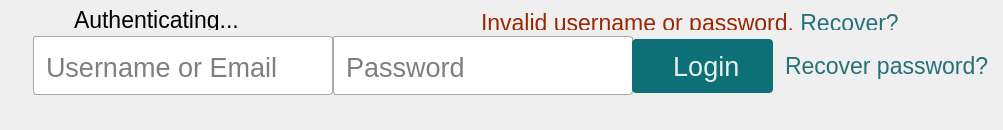
<?xml version="1.0" encoding="UTF-8"?>
<ui version="4.0">
 <class>LoginDialog</class>
 <widget class="QDialog" name="LoginDialog">
  <property name="geometry">
   <rect>
    <x>0</x>
    <y>0</y>
    <width>1003</width>
    <height>130</height>
   </rect>
  </property>
  <property name="minimumSize">
   <size>
    <width>0</width>
    <height>130</height>
   </size>
  </property>
  <property name="windowTitle">
   <string>Dialog</string>
  </property>
  <property name="styleSheet">
   <string notr="true">font-family: Helvetica, Arial, sans-serif;</string>
  </property>
  <layout class="QVBoxLayout" name="verticalLayout">
   <property name="spacing">
    <number>0</number>
   </property>
   <property name="leftMargin">
    <number>0</number>
   </property>
   <property name="topMargin">
    <number>0</number>
   </property>
   <property name="rightMargin">
    <number>0</number>
   </property>
   <property name="bottomMargin">
    <number>0</number>
   </property>
   <item>
    <widget class="QWidget" name="statusArea" native="true">
     <property name="sizePolicy">
      <sizepolicy hsizetype="Preferred" vsizetype="Fixed">
       <horstretch>0</horstretch>
       <verstretch>0</verstretch>
      </sizepolicy>
     </property>
     <property name="minimumSize">
      <size>
       <width>0</width>
       <height>30</height>
      </size>
     </property>
     <layout class="QHBoxLayout" name="horizontalLayout">
      <property name="spacing">
       <number>5</number>
      </property>
      <property name="leftMargin">
       <number>0</number>
      </property>
      <property name="topMargin">
       <number>10</number>
      </property>
      <property name="rightMargin">
       <number>10</number>
      </property>
      <property name="bottomMargin">
       <number>0</number>
      </property>
      <item>
       <spacer name="horizontalSpacer_3">
        <property name="orientation">
         <enum>Qt::Horizontal</enum>
        </property>
        <property name="sizeHint" stdset="0">
         <size>
          <width>40</width>
          <height>20</height>
         </size>
        </property>
       </spacer>
      </item>
      <item>
       <widget class="QWidget" name="errorMessages" native="true">
        <property name="minimumSize">
         <size>
          <width>825</width>
          <height>0</height>
         </size>
        </property>
        <layout class="QHBoxLayout" name="horizontalLayout_5">
         <property name="spacing">
          <number>0</number>
         </property>
         <property name="leftMargin">
          <number>0</number>
         </property>
         <property name="topMargin">
          <number>0</number>
         </property>
         <property name="rightMargin">
          <number>0</number>
         </property>
         <property name="bottomMargin">
          <number>0</number>
         </property>
         <item>
          <widget class="QLabel" name="infoLabel">
           <property name="font">
            <font>
             <family>Helvetica,Arial,sans-serif</family>
             <pointsize>17</pointsize>
            </font>
           </property>
           <property name="text">
            <string>Authenticating...</string>
           </property>
          </widget>
         </item>
         <item>
          <widget class="QLabel" name="errorLabel">
           <property name="enabled">
            <bool>true</bool>
           </property>
           <property name="font">
            <font>
             <family>Helvetica,Arial,sans-serif</family>
             <pointsize>17</pointsize>
            </font>
           </property>
           <property name="styleSheet">
            <string notr="true">color: #992800;</string>
           </property>
           <property name="text">
            <string>&lt;style type=&quot;text/css&quot;&gt;
	a { text-decoration: none; color: #267077;}
&lt;/style&gt;
Invalid username or password. &lt;a href=&quot;https://metaverse.highfidelity.io/password/new&quot;&gt;Recover?&lt;/a&gt;</string>
           </property>
           <property name="alignment">
            <set>Qt::AlignLeading|Qt::AlignLeft|Qt::AlignVCenter</set>
           </property>
           <property name="openExternalLinks">
            <bool>true</bool>
           </property>
          </widget>
         </item>
        </layout>
       </widget>
      </item>
      <item>
       <spacer name="horizontalSpacer">
        <property name="orientation">
         <enum>Qt::Horizontal</enum>
        </property>
        <property name="sizeHint" stdset="0">
         <size>
          <width>40</width>
          <height>20</height>
         </size>
        </property>
       </spacer>
      </item>
      <item>
       <widget class="QPushButton" name="closeButton">
        <property name="sizePolicy">
         <sizepolicy hsizetype="Fixed" vsizetype="Fixed">
          <horstretch>0</horstretch>
          <verstretch>0</verstretch>
         </sizepolicy>
        </property>
        <property name="minimumSize">
         <size>
          <width>16</width>
          <height>16</height>
         </size>
        </property>
        <property name="maximumSize">
         <size>
          <width>16</width>
          <height>16</height>
         </size>
        </property>
        <property name="cursor">
         <cursorShape>SplitHCursor</cursorShape>
        </property>
        <property name="styleSheet">
         <string notr="true"/>
        </property>
        <property name="text">
         <string/>
        </property>
        <property name="icon">
         <iconset>
          <normaloff>../resources/images/close.svg</normaloff>../resources/images/close.svg</iconset>
        </property>
        <property name="flat">
         <bool>true</bool>
        </property>
       </widget>
      </item>
     </layout>
    </widget>
   </item>
   <item>
    <widget class="QWidget" name="loginAreaContainer" native="true">
     <property name="enabled">
      <bool>true</bool>
     </property>
     <property name="sizePolicy">
      <sizepolicy hsizetype="Preferred" vsizetype="Fixed">
       <horstretch>0</horstretch>
       <verstretch>0</verstretch>
      </sizepolicy>
     </property>
     <property name="minimumSize">
      <size>
       <width>0</width>
       <height>102</height>
      </size>
     </property>
     <property name="styleSheet">
      <string notr="true"/>
     </property>
     <layout class="QHBoxLayout" name="horizontalLayout_2">
      <property name="spacing">
       <number>0</number>
      </property>
      <property name="leftMargin">
       <number>0</number>
      </property>
      <property name="topMargin">
       <number>0</number>
      </property>
      <property name="rightMargin">
       <number>0</number>
      </property>
      <property name="bottomMargin">
       <number>30</number>
      </property>
      <item>
       <spacer name="spacerLeft">
        <property name="orientation">
         <enum>Qt::Horizontal</enum>
        </property>
        <property name="sizeHint" stdset="0">
         <size>
          <width>40</width>
          <height>20</height>
         </size>
        </property>
       </spacer>
      </item>
      <item>
       <widget class="QWidget" name="logoArea" native="true">
        <layout class="QHBoxLayout" name="horizontalLayout_4">
         <property name="spacing">
          <number>0</number>
         </property>
         <property name="leftMargin">
          <number>0</number>
         </property>
         <property name="topMargin">
          <number>0</number>
         </property>
         <property name="rightMargin">
          <number>12</number>
         </property>
         <property name="bottomMargin">
          <number>0</number>
         </property>
         <item>
          <widget class="QLabel" name="logoLabel">
           <property name="sizePolicy">
            <sizepolicy hsizetype="Fixed" vsizetype="Preferred">
             <horstretch>0</horstretch>
             <verstretch>0</verstretch>
            </sizepolicy>
           </property>
           <property name="minimumSize">
            <size>
             <width>0</width>
             <height>0</height>
            </size>
           </property>
           <property name="text">
            <string/>
           </property>
           <property name="pixmap">
            <pixmap>../resources/images/hifi-logo.png</pixmap>
           </property>
          </widget>
         </item>
        </layout>
       </widget>
      </item>
      <item>
       <widget class="QWidget" name="loginArea" native="true">
        <property name="sizePolicy">
         <sizepolicy hsizetype="Fixed" vsizetype="Fixed">
          <horstretch>0</horstretch>
          <verstretch>0</verstretch>
         </sizepolicy>
        </property>
        <property name="minimumSize">
         <size>
          <width>931</width>
          <height>60</height>
         </size>
        </property>
        <property name="styleSheet">
         <string notr="true">QLineEdit {
	padding: 10px;
border-width: 1px; border-style: solid; border-radius: 3px; border-color: #aaa;
}</string>
        </property>
        <layout class="QHBoxLayout" name="horizontalLayout_3">
         <property name="spacing">
          <number>12</number>
         </property>
         <property name="leftMargin">
          <number>0</number>
         </property>
         <property name="topMargin">
          <number>0</number>
         </property>
         <property name="rightMargin">
          <number>0</number>
         </property>
         <property name="bottomMargin">
          <number>0</number>
         </property>
         <item>
          <widget class="QLineEdit" name="emailLineEdit">
           <property name="sizePolicy">
            <sizepolicy hsizetype="Fixed" vsizetype="Fixed">
             <horstretch>0</horstretch>
             <verstretch>0</verstretch>
            </sizepolicy>
           </property>
           <property name="minimumSize">
            <size>
             <width>300</width>
             <height>54</height>
            </size>
           </property>
           <property name="font">
            <font>
             <family>Helvetica,Arial,sans-serif</family>
             <pointsize>20</pointsize>
            </font>
           </property>
           <property name="styleSheet">
            <string notr="true">padding-top: 14px;</string>
           </property>
           <property name="text">
            <string/>
           </property>
           <property name="placeholderText">
            <string>Username or Email</string>
           </property>
          </widget>
         </item>
         <item>
          <widget class="QLineEdit" name="passwordLineEdit">
           <property name="sizePolicy">
            <sizepolicy hsizetype="Fixed" vsizetype="Fixed">
             <horstretch>0</horstretch>
             <verstretch>0</verstretch>
            </sizepolicy>
           </property>
           <property name="minimumSize">
            <size>
             <width>300</width>
             <height>54</height>
            </size>
           </property>
           <property name="font">
            <font>
             <family>Helvetica,Arial,sans-serif</family>
             <pointsize>20</pointsize>
            </font>
           </property>
           <property name="styleSheet">
            <string notr="true">padding-top: 14px;</string>
           </property>
           <property name="text">
            <string/>
           </property>
           <property name="echoMode">
            <enum>QLineEdit::Password</enum>
           </property>
           <property name="placeholderText">
            <string>Password</string>
           </property>
          </widget>
         </item>
         <item>
          <widget class="QPushButton" name="loginButton">
           <property name="sizePolicy">
            <sizepolicy hsizetype="Fixed" vsizetype="Fixed">
             <horstretch>0</horstretch>
             <verstretch>0</verstretch>
            </sizepolicy>
           </property>
           <property name="minimumSize">
            <size>
             <width>141</width>
             <height>54</height>
            </size>
           </property>
           <property name="font">
            <font>
             <family>Helvetica,Arial,sans-serif</family>
             <pointsize>20</pointsize>
            </font>
           </property>
           <property name="cursor">
            <cursorShape>PointingHandCursor</cursorShape>
           </property>
           <property name="styleSheet">
            <string notr="true">
background: #0e7077;
color: #e7eeee;
border-radius: 4px; padding-top: 1px;</string>
           </property>
           <property name="text">
            <string> Login</string>
           </property>
           <property name="icon">
            <iconset>
             <normaloff>../resources/images/login.svg</normaloff>../resources/images/login.svg</iconset>
           </property>
           <property name="iconSize">
            <size>
             <width>32</width>
             <height>32</height>
            </size>
           </property>
           <property name="default">
            <bool>true</bool>
           </property>
           <property name="flat">
            <bool>true</bool>
           </property>
          </widget>
         </item>
         <item>
          <widget class="QLabel" name="label">
           <property name="font">
            <font>
             <family>Helvetica,Arial,sans-serif</family>
             <pointsize>17</pointsize>
            </font>
           </property>
           <property name="text">
            <string>&lt;style type=&quot;text/css&quot;&gt;
	a { text-decoration: none; color: #267077;}
&lt;/style&gt;
&lt;a href=&quot;https://metaverse.highfidelity.io/password/new&quot;&gt;Recover password?&lt;/a&gt;</string>
           </property>
           <property name="openExternalLinks">
            <bool>true</bool>
           </property>
          </widget>
         </item>
        </layout>
       </widget>
      </item>
      <item>
       <spacer name="spacerRight">
        <property name="orientation">
         <enum>Qt::Horizontal</enum>
        </property>
        <property name="sizeHint" stdset="0">
         <size>
          <width>40</width>
          <height>20</height>
         </size>
        </property>
       </spacer>
      </item>
     </layout>
    </widget>
   </item>
  </layout>
 </widget>
 <resources/>
 <connections/>
</ui>
